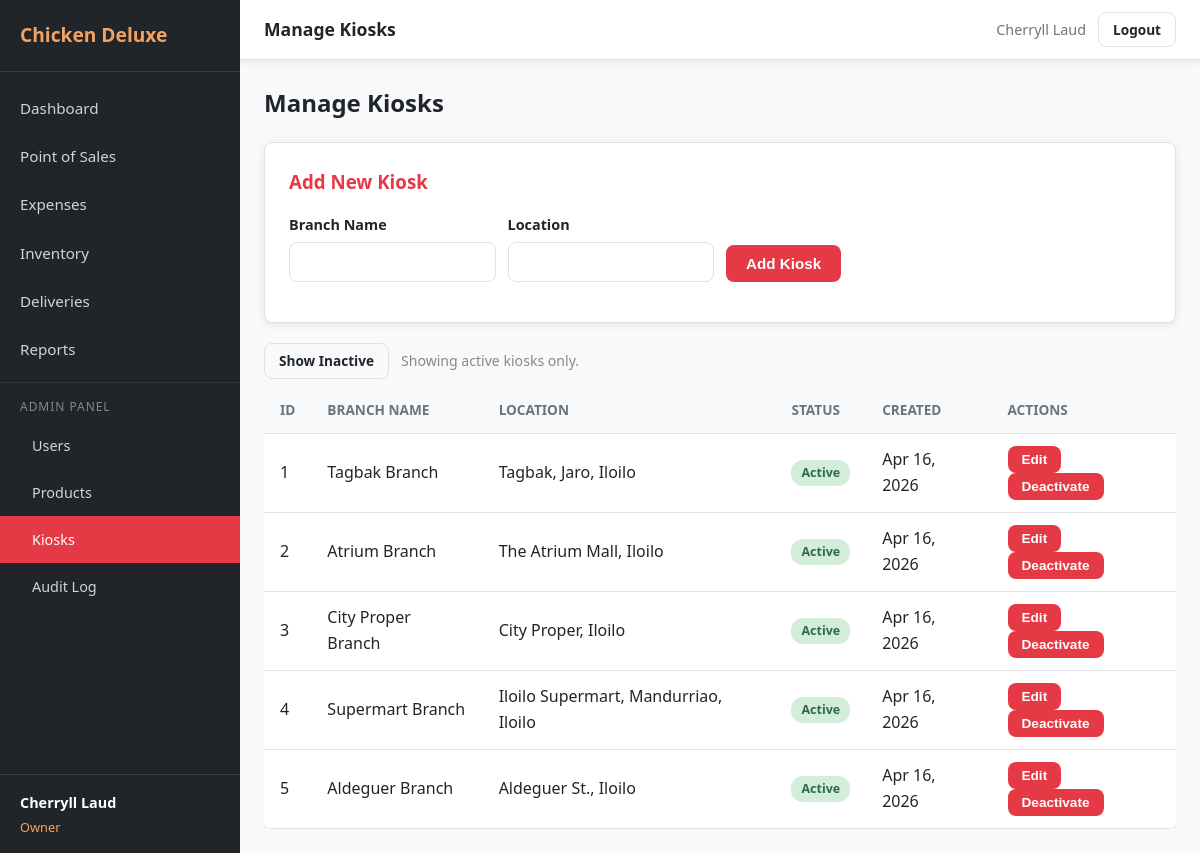
The app's page /admin/kiosks (signed in) with its own data.
### tables this page shows
CREATE TABLE `kiosk` (
  `Kiosk_ID` int(11) NOT NULL AUTO_INCREMENT,
  `Name` varchar(100) NOT NULL,
  `Location` varchar(255) NOT NULL,
  `Active` tinyint(1) NOT NULL DEFAULT 1,
  `Created_at` datetime NOT NULL DEFAULT current_timestamp(),
  PRIMARY KEY (`Kiosk_ID`)
);

### core/Controller.php (called while the page is built, shortened)
<?php
class Controller
{
    protected function render(string $view, array $data = []): void
    {
        extract($data);
        $viewFile = __DIR__ . '/../views/' . $view . '.php';
        require $viewFile;
        require __DIR__ . '/../views/layouts/main.php';
    }
    protected function get(string $key, mixed $default = null): mixed
    {
        return $_GET[$key] ?? $default;
    }
}

### controllers/AdminController.php (called while the page is built, shortened)
<?php
require_once __DIR__ . '/../models/KioskModel.php';
class AdminController extends Controller
{
    private KioskModel $kioskModel;
    public function __construct()
    {
        $this->kioskModel    = new KioskModel();
    }
    public function kiosks(): void
    {
        $show_all = (bool) $this->get('show_all', 0);
        $kiosks   = $show_all ? $this->kioskModel->getAll() : $this->kioskModel->getActive();
        $data = [
            'page_title' => 'Manage Kiosks',
            'kiosks'     => $kiosks,
            'show_all'   => $show_all,
            'success'    => $_GET['success'] ?? null,
            'error'      => $_GET['error'] ?? null,
        ];
        $this->render('admin/kiosks', $data);
    }
}

### index.php (called while the page is built, shortened)
<?php
require_once __DIR__ . '/core/Database.php';
require_once __DIR__ . '/core/Model.php';
require_once __DIR__ . '/core/Controller.php';
$router = new Router();
$router->get('/login',    'AuthController', 'showLogin');
$router->post('/login',   'AuthController', 'handleLogin');
$router->get('/logout',   'AuthController', 'logout');
$router->get('/',          'DashboardController', 'index');
$router->get('/dashboard', 'DashboardController', 'index');
$router->get('/admin',                'AdminController', 'users');
$router->get('/admin/users',          'AdminController', 'users');
$router->post('/admin/users/create',  'AdminController', 'createUser');
$router->get('/admin/users/edit',     'AdminController', 'editUser');
$router->post('/admin/users/update',  'AdminController', 'updateUser');
$router->post('/admin/users/reset-password', 'AdminController', 'resetUserPassword');
$router->post('/admin/users/deactivate', 'AdminController', 'deactivateUser');
$router->post('/admin/users/activate',   'AdminController', 'activateUser');
$router->post('/admin/users/timeout',    'AdminController', 'timeout');
$router->get('/admin/products',          'AdminController', 'products');
$router->post('/admin/products/create',  'AdminController', 'createProduct');
$router->post('/admin/products/update',  'AdminController', 'updateProduct');
$router->get('/admin/kiosks',            'AdminController', 'kiosks');
$router->post('/admin/kiosks/create',    'AdminController', 'createKiosk');
$router->post('/admin/kiosks/update',    'AdminController', 'updateKiosk');
$router->get('/admin/audit-log',         'AdminController', 'auditLog');
$router->get('/inventory',        'InventoryController', 'index');
$router->post('/inventory/store', 'InventoryController', 'store');
$router->post('/inventory/auto-generate', 'InventoryController', 'autoGenerateBeginning');
$router->post('/inventory/unlock', 'InventoryController', 'unlock');
$router->get('/delivery',          'DeliveryController', 'index');
$router->post('/delivery/store',   'DeliveryController', 'store');
$router->post('/delivery/lock',    'DeliveryController', 'lock');
$router->post('/delivery/unlock',  'DeliveryController', 'unlock');
$router->post('/delivery/delete',  'DeliveryController', 'delete');
$router->post('/delivery/update',   'DeliveryController', 'update');
$router->post('/delivery/pullout',  'DeliveryController', 'pullout');
$router->get('/sales',          'SalesController', 'index');
$router->post('/sales/store',   'SalesController', 'store');
$router->post('/sales/store-batch', 'SalesController', 'storeBatch');
$router->post('/sales/lock',    'SalesController', 'lock');
$router->post('/sales/unlock',  'SalesController', 'unlock');
$router->post('/sales/delete',  'SalesController', 'delete');
$router->get('/expenses',          'ExpenseController', 'index');
$router->post('/expenses/store',   'ExpenseController', 'store');
$router->post('/expenses/lock',    'ExpenseController', 'lock');
$router->post('/expenses/unlock',  'ExpenseController', 'unlock');
$router->post('/expenses/delete',  'ExpenseController', 'delete');
$router->post('/expenses/update',  'ExpenseController', 'update');
$router->get('/reports',              'ReportController', 'index');
$router->get('/reports/daily',        'ReportController', 'daily');
$router->get('/reports/consolidated', 'ReportController', 'consolidated');
$router->get('/reports/timein',       'ReportController', 'timeIn');
$router->dispatch();

### core/Database.php (called while the page is built, shortened)
<?php
class Database
{
    private static ?Database $instance = null;
    private PDO $slave;
    private function __construct()
    {
        $config = require __DIR__ . '/../config/database.php';
        $slaveDsn = sprintf(
            'mysql:host=%s;port=%d;dbname=%s;charset=%s',
            $config['slave']['host'],
            $config['slave']['port'],
            $config['slave']['dbname'],
            $config['slave']['charset']
        );
        $options = [
            PDO::ATTR_ERRMODE            => PDO::ERRMODE_EXCEPTION,
            PDO::ATTR_DEFAULT_FETCH_MODE => PDO::FETCH_ASSOC,
            PDO::ATTR_EMULATE_PREPARES   => false,
        ];
        $this->slave = new PDO(
            $slaveDsn,
            $config['slave']['username'],
            $config['slave']['password'],
            $options
        );
    }
    public static function getInstance(): Database
    {
        if (self::$instance === null) {
            self::$instance = new self();
        }
        return self::$instance;
    }
    public function read(string $sql, array $params = []): array
    {
        $stmt = $this->slave->prepare($sql);
        $stmt->execute($params);
        return $stmt->fetchAll();
    }
}

### core/Model.php (called while the page is built, shortened)
<?php
class Model
{
    public function __construct()
    {
        $this->db = Database::getInstance();
    }
}

### config/database.php (called while the page is built)
<?php
return [
    'master' => [
        'host'     => '127.0.0.1',
        'port'     => DB_MASTER_PORT,
        'dbname'   => 'chicken_deluxe',
        'username' => 'root',
        'password' => '',
        'charset'  => 'utf8mb4',
    ],
    'slave' => [
        'host'     => '127.0.0.1',
        'port'     => DB_SLAVE_PORT,
        'dbname'   => 'chicken_deluxe',
        'username' => 'root',
        'password' => '',
        'charset'  => 'utf8mb4',
    ],
];

### models/KioskModel.php (called while the page is built, shortened)
<?php
class KioskModel extends Model
{
    public function getActive(): array
    {
        return $this->db->read("SELECT * FROM Kiosk WHERE Active = 1 ORDER BY Kiosk_ID");
    }
}

### views/admin/kiosks.php (the view, shortened to what this page needs)
<section class="admin-kiosks">
    <div class="section-header">
        <h2>Manage Kiosks</h2>
    </div>
    <div class="card form-card">
        <h3>Add New Kiosk</h3>
        <form method="POST" action="<?= BASE_URL ?>/admin/kiosks/create" class="form-inline-grid">
            <div class="form-group">
                <label for="name">Branch Name</label>
                <input type="text" id="name" name="name" class="form-input" required>
            </div>
            <div class="form-group">
                <label for="location">Location</label>
                <input type="text" id="location" name="location" class="form-input" required>
            </div>
            <div class="form-group form-actions">
                <button type="submit" class="btn btn-primary">Add Kiosk</button>
            </div>
        </form>
    </div>
    <div class="admin-toggle-row">
        <?php if (!empty($show_all)): ?>
            <a href="<?= BASE_URL ?>/admin/kiosks" class="btn btn-sm btn-outline">Hide Inactive</a>
            <span class="text-muted">Showing all kiosks (active + inactive).</span>
        <?php else: ?>
            <a href="<?= BASE_URL ?>/admin/kiosks?show_all=1" class="btn btn-sm btn-outline">Show Inactive</a>
            <span class="text-muted">Showing active kiosks only.</span>
        <?php endif; ?>
    </div>
    <div class="table-container">
        <table>
            <thead>
                <tr>
                    <th>ID</th>
                    <th>Branch Name</th>
                    <th>Location</th>
                    <th>Status</th>
                    <th>Created</th>
                    <th>Actions</th>
                </tr>
            </thead>
            <tbody>
                <?php if (empty($kiosks)): ?>
                    <tr><td colspan="6" class="text-center">No kiosks found.</td></tr>
                <?php else: ?>
                    <?php foreach ($kiosks as $kiosk): ?>
                        <?php $kid = (int) $kiosk['Kiosk_ID']; ?>
                        <tr id="kiosk-row-<?= $kid ?>" class="<?= $kiosk['Active'] ? '' : 'row-inactive' ?>">
                            <td><?= $kid ?></td>
                            <td><?= htmlspecialchars($kiosk['Name']) ?></td>
                            <td><?= htmlspecialchars($kiosk['Location']) ?></td>
                            <td>
                                <span class="badge <?= $kiosk['Active'] ? 'badge-active' : 'badge-inactive' ?>">
                                    <?= $kiosk['Active'] ? 'Active' : 'Inactive' ?>
                                </span>
                            </td>
                            <td><?= date('M j, Y', strtotime($kiosk['Created_at'])) ?></td>
                            <td>
                                <button type="button" class="btn btn-sm btn-primary"
                                        onclick="toggleKioskEdit(<?= $kid ?>)">Edit</button>
                                <form method="POST" action="<?= BASE_URL ?>/admin/kiosks/update" class="inline-form">
                                    <button type="button" class="btn btn-sm <?= $kiosk['Active'] ? 'btn-danger' : 'btn-success' ?>"
                                            onclick="showConfirmModal({
                                                title: <?= $kiosk['Active'] ? "'Deactivate Kiosk'" : "'Activate Kiosk'" ?>,
                                                message: <?= $kiosk['Active']
                                                    ? "'Are you sure you want to deactivate this kiosk? Staff assigned to it will not be able to record data while it is inactive.'"
                                                    : "'Are you sure you want to reactivate this kiosk?'" ?>,
                                                confirmText: <?= $kiosk['Active'] ? "'Yes, Deactivate'" : "'Yes, Activate'" ?>,
                                                type: <?= $kiosk['Active'] ? "'delete'" : "'submit'" ?>,
                                                onConfirm: () => this.closest('form').submit()
                                            })">
                                        <?= $kiosk['Active'] ? 'Deactivate' : 'Activate' ?>
                                    </button>
                                </form>
                            </td>
                        </tr>
                    <?php endforeach; ?>
                <?php endif; ?>
            </tbody>
        </table>
    </div>
</section>

### assets/css/style.css (style rules this page uses)
*, *::before, *::after { margin: 0; padding: 0; box-sizing: border-box; }
:root { --primary: #e63946; --primary-dark: #c1121f; --secondary: #457b9d; --accent: #f4a261; --bg: #f8f9fa; --bg-white: #ffffff; --text: #212529; --text-light: #6c757d; --border: #dee2e6; --success: #2d6a4f; --warning: #e9c46a; --error: #e63946; --sidebar-width: 240px; --navbar-height: 60px; --radius: 8px; --shadow: 0 2px 8px rgba(0,0,0,0.08); }
body { font-family: 'Segoe UI', system-ui, -apple-system, sans-serif; background: var(--bg); color: var(--text); line-height: 1.6; }
a { color: var(--primary); text-decoration: none; }
.form-group { margin-bottom: 16px; }
.form-group label { display: block; margin-bottom: 6px; font-weight: 600; font-size: 0.9rem; }
.form-input { width: 100%; padding: 10px 12px; border: 1px solid var(--border); border-radius: var(--radius); font-size: 1rem; transition: border-color 0.2s; }
.btn { display: inline-block; padding: 10px 20px; border: none; border-radius: var(--radius); font-size: 0.95rem; font-weight: 600; cursor: pointer; transition: background 0.2s, transform 0.1s; text-align: center; }
.btn-primary { background: var(--primary); color: #fff; }
.btn-outline { background: transparent; border: 1px solid var(--border); color: var(--text); }
.btn-sm { padding: 6px 14px; font-size: 0.85rem; }
.card { background: var(--bg-white); border-radius: var(--radius); padding: 24px; box-shadow: var(--shadow); border: 1px solid var(--border); }
.card h3 { margin-bottom: 8px; color: var(--primary); }
.table-container { overflow-x: auto; }
table { width: 100%; border-collapse: collapse; background: var(--bg-white); border-radius: var(--radius); overflow: hidden; box-shadow: var(--shadow); }
th, td { padding: 12px 16px; text-align: left; border-bottom: 1px solid var(--border); }
th { background: var(--bg); font-weight: 600; font-size: 0.85rem; text-transform: uppercase; color: var(--text-light); }
.badge { display: inline-block; padding: 3px 10px; border-radius: 12px; font-size: 0.78rem; font-weight: 600; }
.badge-active { background: #d4edda; color: var(--success); }
.btn-danger { background: var(--error); color: #fff; }
.form-card { margin-bottom: 20px; }
.form-card h3 { margin-bottom: 16px; }
.form-inline-grid { display: grid; grid-template-columns: repeat(auto-fill, minmax(200px, 1fr)); gap: 12px; align-items: end; }
.form-actions { display: flex; gap: 8px; align-items: end; }
.inline-form { display: inline; }
.section-header { display: flex; justify-content: space-between; align-items: center; margin-bottom: 20px; flex-wrap: wrap; gap: 8px; }
.section-header h2 { margin: 0; }
.inline-form { display: inline-block; margin: 0; }
.admin-toggle-row { display: flex; align-items: center; gap: 0.75rem; margin: 1rem 0 0.5rem; }
.admin-toggle-row .text-muted { color: #888; font-size: 0.88rem; }

### records on screen
kiosk: Kiosk_ID "1", Name "Tagbak Branch", Location "Tagbak, Jaro, Iloilo", Active "Active", Created_at "Apr 16, 2026"
kiosk: Kiosk_ID "2", Name "Atrium Branch", Location "The Atrium Mall, Iloilo", Active "Active", Created_at "Apr 16, 2026"
kiosk: Kiosk_ID "3", Name "City Proper Branch", Location "City Proper, Iloilo", Active "Active", Created_at "Apr 16, 2026"
kiosk: Kiosk_ID "4", Name "Supermart Branch", Location "Iloilo Supermart, Mandurriao, Iloilo", Active "Active", Created_at "Apr 16, 2026"
kiosk: Kiosk_ID "5", Name "Aldeguer Branch", Location "Aldeguer St., Iloilo", Active "Active", Created_at "Apr 16, 2026"

### other values on screen
APP_NAME "Chicken Deluxe"
Auth::fullName() "Cherryll Laud"
ROLE_NAMES[Auth::roleId()] "Owner"
$page_title "Manage Kiosks"
